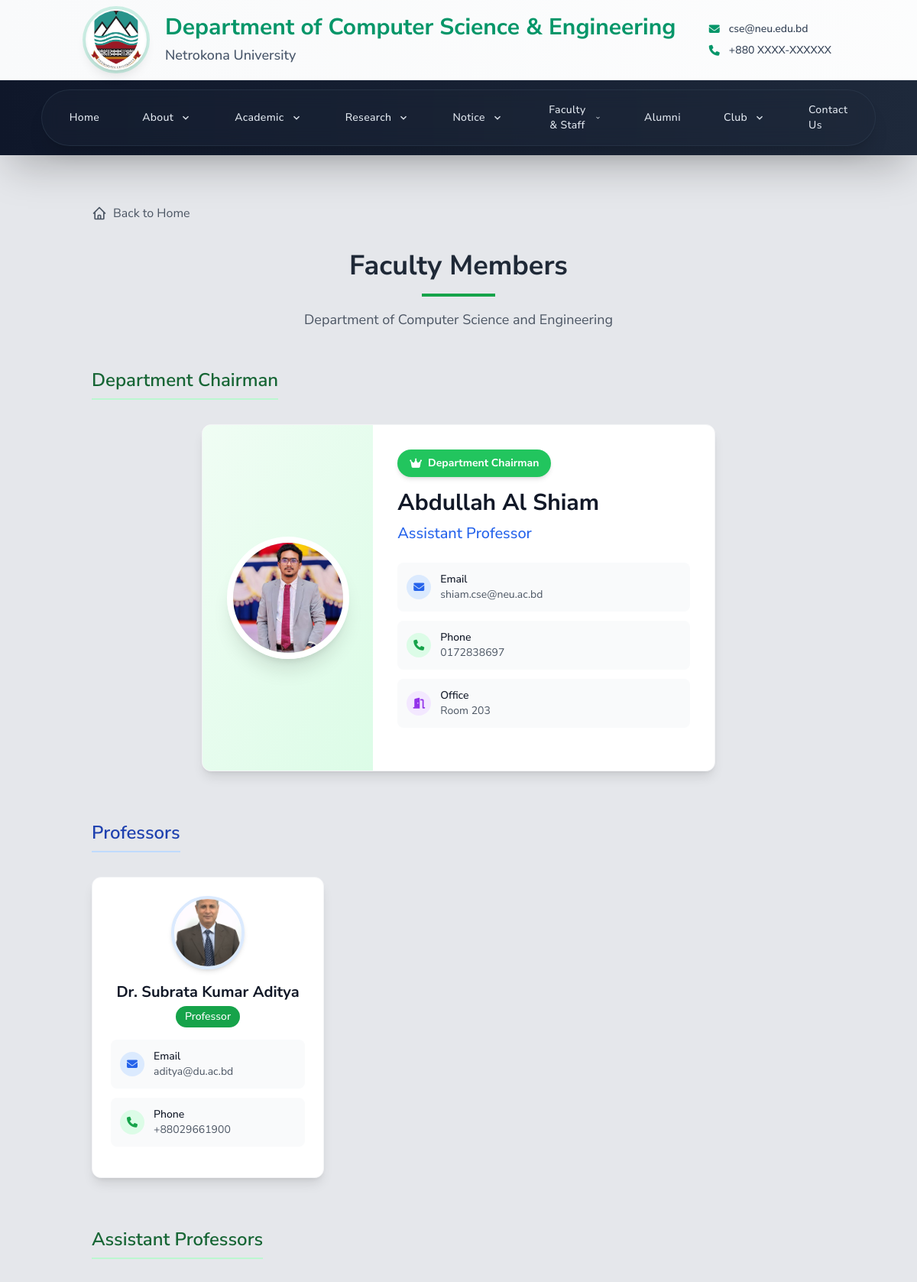
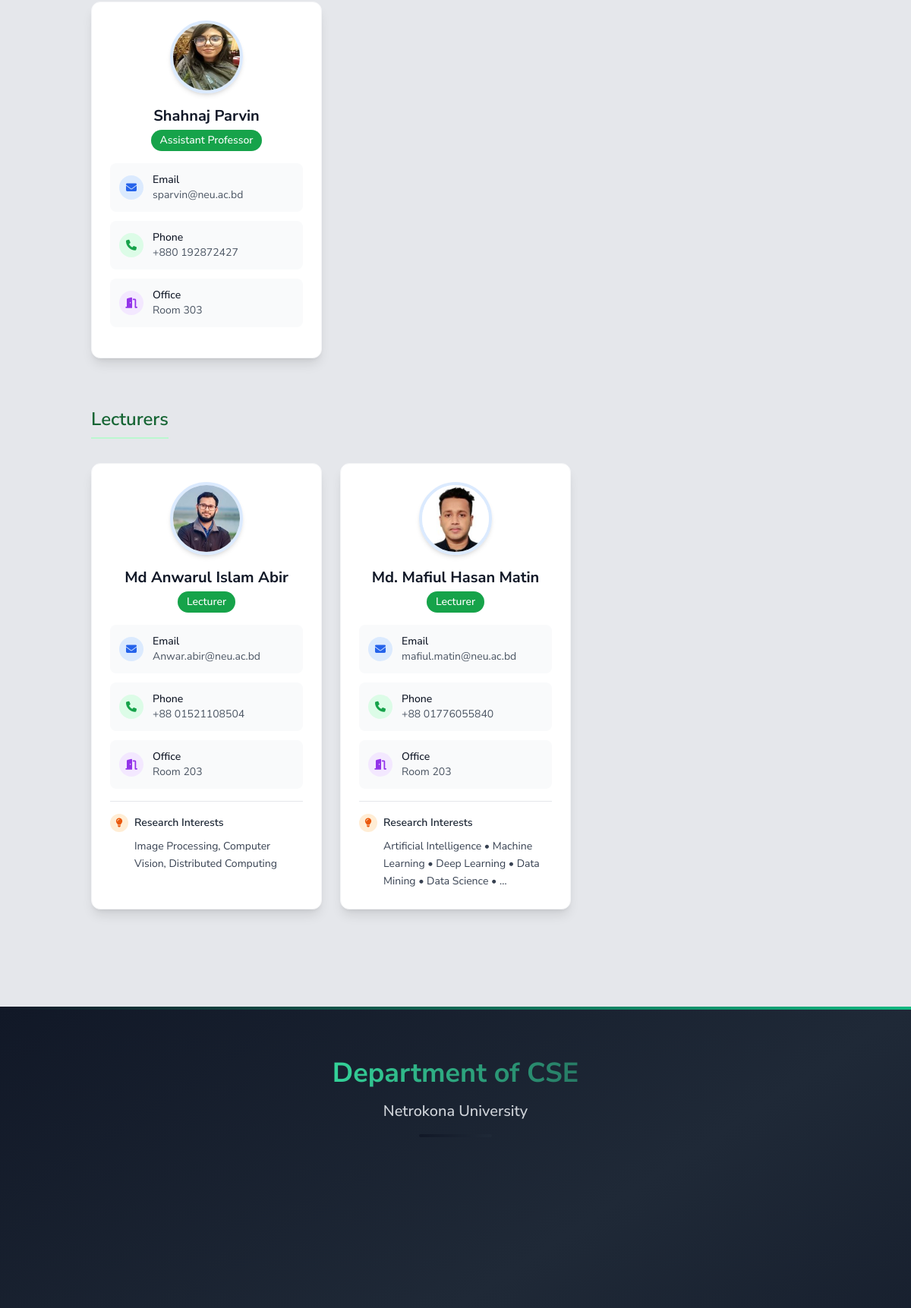
The page /faculty/active/ (upper part) on the database its author committed (2 pictures, top to bottom).
### cse_app/models.py (models this page shows, shortened)
class FacultyMember(models.Model):
    DESIGNATION_CHOICES = (
        ('professor', 'Professor'),
        ('associate_professor', 'Associate Professor'),
        ('assistant_professor', 'Assistant Professor'),
        ('lecturer', 'Lecturer'),
        ('chairman', 'Chairman'),
    )
    STATUS_CHOICES = (
        ('active', 'Active'),
        ('on_leave', 'On Leave'),
        ('ex_chairman', 'Ex-Chairman'),
        ('past_faculty', 'Past Faculty'),
    )
    user = models.OneToOneField(User, on_delete=models.CASCADE, null=True, blank=True)
    name = models.CharField(max_length=100)
    designation = models.CharField(max_length=30, choices=DESIGNATION_CHOICES)
    status = models.CharField(max_length=20, choices=STATUS_CHOICES, default='active')
    email = models.EmailField()
    phone = models.CharField(max_length=15, blank=True)
    room_no = models.CharField(max_length=10, blank=True)
    image = models.ImageField(upload_to='faculty/', blank=True)
    bio = models.TextField(blank=True)
    education = RichTextField(blank=True)
    research_interest = models.TextField(blank=True)
    joined_date = models.DateField(blank=True, null=True)
    end_date = models.DateField(blank=True, null=True)
    is_chairman = models.BooleanField(default=False)

### cse_app/views.py (the view)
# urls.py: path('faculty/active/', views.active_faculty, name='active_faculty'),
def active_faculty(request):
    active_faculty_members = FacultyMember.objects.filter(status='active')
    return render(request, 'cse/faculty_and_staff/active_faculty.html', {
        'faculty_members': active_faculty_members
    })

### cse_app/context_processors.py (called while the page is built)
def scrolling_notice(request):
    notice = ScrollingNotice.objects.filter(is_active=True).first()
    return {'scrolling_notice': notice.text if notice else ''}

### templates/cse/faculty_and_staff/active_faculty.html (shortened to what this page needs)
{% extends 'base.html' %}
{% block content %}
<div class="container mx-auto px-4 py-8">
    <div class="mb-8">
      <a href="{% url 'home' %}" class="inline-flex items-center text-gray-600 hover:text-green-600 transition-colors duration-200">
        Back to Home
      </a>
    </div>
    <div class="text-center mb-12">
        <h1 class="text-4xl font-bold mb-4 text-gray-800">Faculty Members</h1>
        <div class="w-24 h-1 bg-green-600 mx-auto mb-4"></div>
        <p class="text-lg text-gray-600 max-w-2xl mx-auto leading-relaxed">Department of Computer Science and Engineering</p>
    </div>
    {% for faculty in faculty_members %}
        {% if faculty.is_chairman %}
        <div class="mb-16">
            <h2 class="text-2xl font-semibold text-center mb-8 text-green-800 border-b-2 border-green-200 pb-2 inline-block">
                Department Chairman
            </h2>
            <div class="max-w-2xl mx-auto">
                <div class="bg-white rounded-xl shadow-lg border border-gray-100 overflow-hidden">
                    <div class="md:flex">
                        <div class="md:w-1/3 p-1 flex items-center justify-center bg-gradient-to-br from-green-50 to-green-100">
                            {% if faculty.image %}
                                <div class="relative">
                                    <img src="{{ faculty.image.url }}" alt="{{ faculty.name }}" class="w-32 h-32 sm:w-32 sm:h-32 md:w-40 md:h-40 rounded-full object-cover border-8 border-white shadow-xl">
                                </div>
                            {% endif %}
                        </div>
                        <div class="md:w-2/3 p-8">
                            <div class="mb-4">
                                <div class="inline-flex items-center bg-green-500 text-white px-4 py-2 rounded-full text-sm font-bold shadow-md">
                                    <i class="fas fa-crown mr-2"></i>
                                    Department Chairman
                                </div>
                            </div>
                            <h3 class="text-3xl font-bold text-gray-900 mb-2">{{ faculty.name }}</h3>
                            <p class="text-xl text-blue-600 mb-6 font-medium">{{ faculty.get_designation_display }}</p>
                            <div class="mb-6">
                                <div class="space-y-3">
                                    {% if faculty.email %}
                                        <div class="flex items-center bg-gray-50 rounded-lg p-3">
                                            <div class="flex-shrink-0 w-8 h-8 bg-blue-100 rounded-full flex items-center justify-center">
                                                <i class="fas fa-envelope text-blue-600 text-sm"></i>
                                            </div>
                                            <div class="ml-3 flex-1">
                                                <p class="text-sm font-medium text-gray-900">Email</p>
                                                <p class="text-sm text-gray-600">{{ faculty.email }}</p>
                                            </div>
                                        </div>
                                    {% endif %}
                                    {% if faculty.phone %}
                                        <div class="flex items-center bg-gray-50 rounded-lg p-3">
                                            <div class="flex-shrink-0 w-8 h-8 bg-green-100 rounded-full flex items-center justify-center">
                                                <i class="fas fa-phone text-green-600 text-sm"></i>
                                            </div>
                                            <div class="ml-3 flex-1">
                                                <p class="text-sm font-medium text-gray-900">Phone</p>
                                                <p class="text-sm text-gray-600">{{ faculty.phone }}</p>
                                            </div>
                                        </div>
                                    {% endif %}
                                    {% if faculty.room_no %}
                                        <div class="flex items-center bg-gray-50 rounded-lg p-3">
                                            <div class="flex-shrink-0 w-8 h-8 bg-purple-100 rounded-full flex items-center justify-center">
                                                <i class="fas fa-door-open text-purple-600 text-sm"></i>
                                            </div>
                                            <div class="ml-3 flex-1">
                                                <p class="text-sm font-medium text-gray-900">Office</p>
                                                <p class="text-sm text-gray-600">Room {{ faculty.room_no }}</p>
                                            </div>
                                        </div>
                                    {% endif %}
                                </div>
                            </div>
                        </div>
                    </div>
                </div>
            </div>
        </div>
        {% endif %}
    {% endfor %}
    {% regroup faculty_members by designation as grouped_faculty %}
    {% for group in grouped_faculty %}
        {% if group.grouper == 'professor' %}
            {% for faculty in group.list %}
                {% if not faculty.is_chairman %}
                    {% if forloop.first %}
                        <div class="mb-16">
                            <h2 class="text-2xl font-semibold text-center mb-8 text-blue-800 border-b-2 border-blue-200 pb-2 inline-block">
                                Professors
                            </h2>
                            <div class="grid grid-cols-1 md:grid-cols-2 lg:grid-cols-3 gap-6">
                    {% endif %}
                    {% include "cse/faculty_and_staff/faculty_card.html" with faculty=faculty %}
                    {% if forloop.last %}
                            </div>
                        </div>
                    {% endif %}
                {% endif %}
            {% endfor %}
        {% endif %}
    {% endfor %}
    {% for group in grouped_faculty %}
        {% if group.grouper == 'assistant_professor' %}
            {% for faculty in group.list %}
                {% if not faculty.is_chairman %}
                    {% if forloop.first %}
                        <div class="mb-16">
                            <h2 class="text-2xl font-semibold text-center mb-8 text-green-800 border-b-2 border-green-200 pb-2 inline-block">
                                Assistant Professors
                            </h2>
                            <div class="grid grid-cols-1 md:grid-cols-2 lg:grid-cols-3 gap-6">
                    {% endif %}
                    {% include "cse/faculty_and_staff/faculty_card.html" with faculty=faculty %}
                    {% if forloop.last %}
                            </div>
                        </div>
                    {% endif %}
                {% endif %}
            {% endfor %}
        {% endif %}
    {% endfor %}
    {% for group in grouped_faculty %}
        {% if group.grouper == 'lecturer' %}
            {% for faculty in group.list %}
                {% if not faculty.is_chairman %}
                    {% if forloop.first %}
                        <div class="mb-16">
                            <h2 class="text-2xl font-semibold text-center mb-8 text-green-800 border-b-2 border-green-200 pb-2 inline-block">
                                Lecturers
                            </h2>
                            <div class="grid grid-cols-1 md:grid-cols-2 lg:grid-cols-3 gap-6">
                    {% endif %}
                    {% include "cse/faculty_and_staff/faculty_card.html" with faculty=faculty %}
                    {% if forloop.last %}
                            </div>
                        </div>
                    {% endif %}
                {% endif %}
            {% endfor %}
        {% endif %}
    {% endfor %}
</div>
{% endblock %}

### templates/cse/faculty_and_staff/faculty_card.html (shortened to what this page needs)
<div class="bg-white rounded-xl shadow-lg hover:shadow-xl transition-all duration-300 transform hover:-translate-y-1 border border-gray-100">
    <div class="p-6">
        <div class="flex justify-center mb-4">
            {% if faculty.image %}
                <div class="relative">
                    <img src="{{ faculty.image.url }}" alt="{{ faculty.name }}" class="w-24 h-24 rounded-full object-cover border-4 border-blue-100 shadow-md">
                </div>
            {% endif %}
        </div>
        <div class="text-center mb-4">
            <h3 class="text-xl font-bold text-gray-900 mb-1">{{ faculty.name }}</h3>
            <div class="inline-block bg-green-600 text-white px-3 py-1 rounded-full text-sm font-medium">
                {{ faculty.get_designation_display }}
            </div>
        </div>
        <div class="space-y-3 mb-4">
            {% if faculty.email %}
                <div class="flex items-center text-gray-600 bg-gray-50 rounded-lg p-3">
                    <div class="flex-shrink-0 w-8 h-8 bg-blue-100 rounded-full flex items-center justify-center">
                        <i class="fas fa-envelope text-blue-600 text-sm"></i>
                    </div>
                    <div class="ml-3 flex-1">
                        <p class="text-sm font-medium text-gray-900">Email</p>
                        <p class="text-sm text-gray-600 truncate">{{ faculty.email }}</p>
                    </div>
                </div>
            {% endif %}
            {% if faculty.phone %}
                <div class="flex items-center text-gray-600 bg-gray-50 rounded-lg p-3">
                    <div class="flex-shrink-0 w-8 h-8 bg-green-100 rounded-full flex items-center justify-center">
                        <i class="fas fa-phone text-green-600 text-sm"></i>
                    </div>
                    <div class="ml-3 flex-1">
                        <p class="text-sm font-medium text-gray-900">Phone</p>
                        <p class="text-sm text-gray-600">{{ faculty.phone }}</p>
                    </div>
                </div>
            {% endif %}
            {% if faculty.room_no %}
                <div class="flex items-center text-gray-600 bg-gray-50 rounded-lg p-3">
                    <div class="flex-shrink-0 w-8 h-8 bg-purple-100 rounded-full flex items-center justify-center">
                        <i class="fas fa-door-open text-purple-600 text-sm"></i>
                    </div>
                    <div class="ml-3 flex-1">
                        <p class="text-sm font-medium text-gray-900">Office</p>
                        <p class="text-sm text-gray-600">Room {{ faculty.room_no }}</p>
                    </div>
                </div>
            {% endif %}
        </div>
        {% if faculty.research_interest %}
            <div class="border-t border-gray-200 pt-4">
                <div class="flex items-center mb-2">
                    <div class="flex-shrink-0 w-6 h-6 bg-orange-100 rounded-full flex items-center justify-center">
                        <i class="fas fa-lightbulb text-orange-600 text-xs"></i>
                    </div>
                    <h4 class="ml-2 text-sm font-semibold text-gray-800">Research Interests</h4>
                </div>
                <p class="text-sm text-gray-700 leading-relaxed pl-8">{{ faculty.research_interest|truncatewords:15 }}</p>
            </div>
        {% endif %}
    </div>
</div>

### templates/base.html (style rules this page uses)
* { font-family: 'Nunito Sans', -apple-system, BlinkMacSystemFont, 'Segoe UI', Roboto, Oxygen, Ubuntu, Cantarell, sans-serif; }
.font-semibold { font-weight: 600; }
.font-bold { font-weight: 700; }
:root { --custom-green: #02644A; --custom-green-hover: #00916a; }
html { scroll-behavior: smooth; }

### rows shown on the page
FacultyMember: image (picture), name "Abdullah Al Shiam", designation "Assistant Professor", email "shiam.cse@neu.ac.bd", phone "0172838697", room_no "203"
FacultyMember: image (picture), name "Dr. Subrata Kumar Aditya", designation "Professor", email "aditya@du.ac.bd", phone "+88029661900"
FacultyMember: image (picture), name "Shahnaj Parvin", designation "Assistant Professor", email "sparvin@neu.ac.bd", phone "+880 192872427", room_no "303"
FacultyMember: shows "Lecturers", image (picture), name "Md Anwarul Islam Abir", designation "Lecturer", email "Anwar.abir@neu.ac.bd", phone "+88 01521108504", room_no "203", research_interest "Image Processing, Computer Vision, Distributed Computing"
FacultyMember: image (picture), name "Md. Mafiul Hasan Matin", designation "Lecturer", email "mafiul.matin@neu.ac.bd", phone "+88 01776055840", room_no "203", research_interest "Artificial Intelligence • Machine Learning • Deep Learning • Data Mining • Data Science • …"
